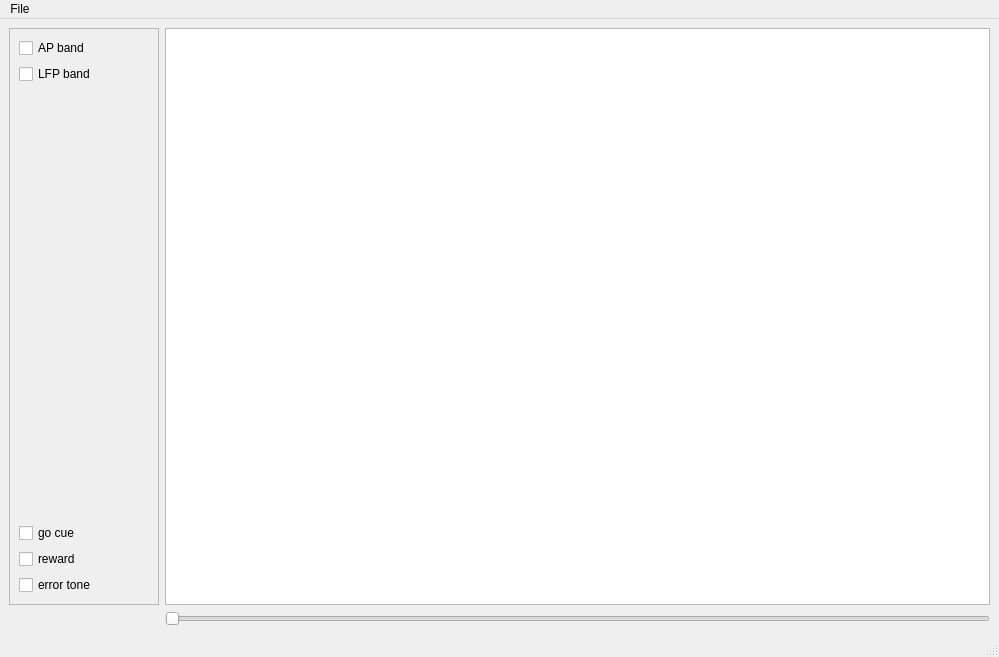
<?xml version="1.0" encoding="UTF-8"?>
<ui version="4.0">
 <class>MainWindow</class>
 <widget class="QMainWindow" name="MainWindow">
  <property name="geometry">
   <rect>
    <x>0</x>
    <y>0</y>
    <width>999</width>
    <height>657</height>
   </rect>
  </property>
  <property name="windowTitle">
   <string>MainWindow</string>
  </property>
  <widget class="QWidget" name="centralwidget">
   <layout class="QGridLayout" name="gridLayout_2">
    <item row="0" column="0">
     <layout class="QGridLayout" name="gridLayout">
      <item row="0" column="1">
       <widget class="PlotWidget" name="plotItem_raster"/>
      </item>
      <item row="1" column="1">
       <widget class="QSlider" name="slider_time">
        <property name="orientation">
         <enum>Qt::Horizontal</enum>
        </property>
       </widget>
      </item>
      <item row="0" column="0">
       <widget class="QFrame" name="frame">
        <property name="minimumSize">
         <size>
          <width>150</width>
          <height>0</height>
         </size>
        </property>
        <property name="frameShape">
         <enum>QFrame::StyledPanel</enum>
        </property>
        <property name="frameShadow">
         <enum>QFrame::Raised</enum>
        </property>
        <layout class="QVBoxLayout" name="verticalLayout">
         <item>
          <widget class="QCheckBox" name="cb_ap">
           <property name="text">
            <string>AP band</string>
           </property>
          </widget>
         </item>
         <item>
          <widget class="QCheckBox" name="cb_lfp">
           <property name="text">
            <string>LFP band</string>
           </property>
          </widget>
         </item>
         <item>
          <spacer name="verticalSpacer">
           <property name="orientation">
            <enum>Qt::Vertical</enum>
           </property>
           <property name="sizeHint" stdset="0">
            <size>
             <width>20</width>
             <height>40</height>
            </size>
           </property>
          </spacer>
         </item>
         <item>
          <widget class="QCheckBox" name="cb_gocue">
           <property name="text">
            <string>go cue</string>
           </property>
          </widget>
         </item>
         <item>
          <widget class="QCheckBox" name="cb_error_2">
           <property name="text">
            <string>reward</string>
           </property>
          </widget>
         </item>
         <item>
          <widget class="QCheckBox" name="cb_error">
           <property name="text">
            <string>error tone</string>
           </property>
          </widget>
         </item>
        </layout>
       </widget>
      </item>
     </layout>
    </item>
   </layout>
  </widget>
  <widget class="QMenuBar" name="menubar">
   <property name="geometry">
    <rect>
     <x>0</x>
     <y>0</y>
     <width>999</width>
     <height>22</height>
    </rect>
   </property>
   <widget class="QMenu" name="menuFile">
    <property name="title">
     <string>File</string>
    </property>
    <addaction name="actionopen"/>
   </widget>
   <addaction name="menuFile"/>
  </widget>
  <widget class="QStatusBar" name="statusbar"/>
  <action name="actionopen">
   <property name="text">
    <string>open...</string>
   </property>
  </action>
 </widget>
 <customwidgets>
  <customwidget>
   <class>PlotWidget</class>
   <extends>QGraphicsView</extends>
   <header>pyqtgraph</header>
  </customwidget>
 </customwidgets>
 <resources/>
 <connections/>
</ui>
